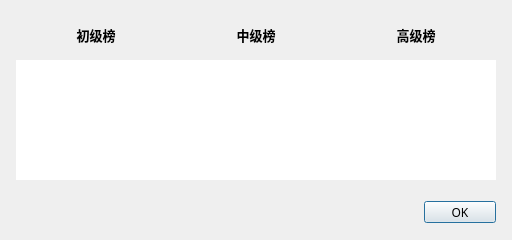
<?xml version="1.0" encoding="UTF-8"?>
<ui version="4.0">
 <class>RecordDialog</class>
 <widget class="QDialog" name="RecordDialog">
  <property name="geometry">
   <rect>
    <x>0</x>
    <y>0</y>
    <width>512</width>
    <height>240</height>
   </rect>
  </property>
  <property name="minimumSize">
   <size>
    <width>512</width>
    <height>240</height>
   </size>
  </property>
  <property name="maximumSize">
   <size>
    <width>512</width>
    <height>240</height>
   </size>
  </property>
  <property name="font">
   <font>
    <family>微软雅黑</family>
   </font>
  </property>
  <property name="windowTitle">
   <string>排行榜 Cat Weed</string>
  </property>
  <widget class="QPushButton" name="closeButton">
   <property name="geometry">
    <rect>
     <x>424</x>
     <y>201</y>
     <width>72</width>
     <height>22</height>
    </rect>
   </property>
   <property name="font">
    <font>
     <family>微软雅黑</family>
    </font>
   </property>
   <property name="text">
    <string>OK</string>
   </property>
  </widget>
  <widget class="QTableWidget" name="tableWidget1">
   <property name="geometry">
    <rect>
     <x>16</x>
     <y>60</y>
     <width>160</width>
     <height>120</height>
    </rect>
   </property>
   <property name="styleSheet">
    <string notr="true"/>
   </property>
   <property name="frameShape">
    <enum>QFrame::Shape::NoFrame</enum>
   </property>
   <property name="frameShadow">
    <enum>QFrame::Shadow::Plain</enum>
   </property>
   <property name="lineWidth">
    <number>0</number>
   </property>
   <property name="verticalScrollBarPolicy">
    <enum>Qt::ScrollBarPolicy::ScrollBarAlwaysOff</enum>
   </property>
   <property name="horizontalScrollBarPolicy">
    <enum>Qt::ScrollBarPolicy::ScrollBarAlwaysOff</enum>
   </property>
   <property name="autoScroll">
    <bool>false</bool>
   </property>
   <property name="autoScrollMargin">
    <number>0</number>
   </property>
   <property name="editTriggers">
    <set>QAbstractItemView::EditTrigger::NoEditTriggers</set>
   </property>
   <property name="tabKeyNavigation">
    <bool>false</bool>
   </property>
   <property name="showDropIndicator" stdset="0">
    <bool>false</bool>
   </property>
   <property name="dragDropOverwriteMode">
    <bool>false</bool>
   </property>
   <property name="alternatingRowColors">
    <bool>true</bool>
   </property>
   <property name="selectionMode">
    <enum>QAbstractItemView::SelectionMode::NoSelection</enum>
   </property>
   <property name="textElideMode">
    <enum>Qt::TextElideMode::ElideNone</enum>
   </property>
   <property name="verticalScrollMode">
    <enum>QAbstractItemView::ScrollMode::ScrollPerPixel</enum>
   </property>
   <property name="horizontalScrollMode">
    <enum>QAbstractItemView::ScrollMode::ScrollPerPixel</enum>
   </property>
   <property name="showGrid">
    <bool>false</bool>
   </property>
   <property name="gridStyle">
    <enum>Qt::PenStyle::NoPen</enum>
   </property>
   <property name="sortingEnabled">
    <bool>false</bool>
   </property>
   <property name="wordWrap">
    <bool>false</bool>
   </property>
   <property name="cornerButtonEnabled">
    <bool>false</bool>
   </property>
   <property name="columnCount">
    <number>2</number>
   </property>
   <attribute name="horizontalHeaderVisible">
    <bool>false</bool>
   </attribute>
   <attribute name="horizontalHeaderCascadingSectionResizes">
    <bool>false</bool>
   </attribute>
   <attribute name="horizontalHeaderMinimumSectionSize">
    <number>10</number>
   </attribute>
   <attribute name="horizontalHeaderDefaultSectionSize">
    <number>80</number>
   </attribute>
   <attribute name="horizontalHeaderHighlightSections">
    <bool>false</bool>
   </attribute>
   <attribute name="verticalHeaderVisible">
    <bool>false</bool>
   </attribute>
   <attribute name="verticalHeaderMinimumSectionSize">
    <number>24</number>
   </attribute>
   <attribute name="verticalHeaderDefaultSectionSize">
    <number>24</number>
   </attribute>
   <attribute name="verticalHeaderHighlightSections">
    <bool>false</bool>
   </attribute>
   <column/>
   <column/>
  </widget>
  <widget class="QTableWidget" name="tableWidget2">
   <property name="geometry">
    <rect>
     <x>176</x>
     <y>60</y>
     <width>160</width>
     <height>120</height>
    </rect>
   </property>
   <property name="styleSheet">
    <string notr="true"/>
   </property>
   <property name="frameShape">
    <enum>QFrame::Shape::NoFrame</enum>
   </property>
   <property name="frameShadow">
    <enum>QFrame::Shadow::Plain</enum>
   </property>
   <property name="lineWidth">
    <number>0</number>
   </property>
   <property name="verticalScrollBarPolicy">
    <enum>Qt::ScrollBarPolicy::ScrollBarAlwaysOff</enum>
   </property>
   <property name="horizontalScrollBarPolicy">
    <enum>Qt::ScrollBarPolicy::ScrollBarAlwaysOff</enum>
   </property>
   <property name="autoScroll">
    <bool>false</bool>
   </property>
   <property name="autoScrollMargin">
    <number>0</number>
   </property>
   <property name="editTriggers">
    <set>QAbstractItemView::EditTrigger::NoEditTriggers</set>
   </property>
   <property name="tabKeyNavigation">
    <bool>false</bool>
   </property>
   <property name="showDropIndicator" stdset="0">
    <bool>false</bool>
   </property>
   <property name="dragDropOverwriteMode">
    <bool>false</bool>
   </property>
   <property name="alternatingRowColors">
    <bool>true</bool>
   </property>
   <property name="selectionMode">
    <enum>QAbstractItemView::SelectionMode::NoSelection</enum>
   </property>
   <property name="textElideMode">
    <enum>Qt::TextElideMode::ElideNone</enum>
   </property>
   <property name="verticalScrollMode">
    <enum>QAbstractItemView::ScrollMode::ScrollPerPixel</enum>
   </property>
   <property name="horizontalScrollMode">
    <enum>QAbstractItemView::ScrollMode::ScrollPerPixel</enum>
   </property>
   <property name="showGrid">
    <bool>false</bool>
   </property>
   <property name="gridStyle">
    <enum>Qt::PenStyle::NoPen</enum>
   </property>
   <property name="sortingEnabled">
    <bool>false</bool>
   </property>
   <property name="wordWrap">
    <bool>false</bool>
   </property>
   <property name="cornerButtonEnabled">
    <bool>false</bool>
   </property>
   <property name="columnCount">
    <number>2</number>
   </property>
   <attribute name="horizontalHeaderVisible">
    <bool>false</bool>
   </attribute>
   <attribute name="horizontalHeaderCascadingSectionResizes">
    <bool>false</bool>
   </attribute>
   <attribute name="horizontalHeaderMinimumSectionSize">
    <number>10</number>
   </attribute>
   <attribute name="horizontalHeaderDefaultSectionSize">
    <number>80</number>
   </attribute>
   <attribute name="horizontalHeaderHighlightSections">
    <bool>false</bool>
   </attribute>
   <attribute name="verticalHeaderVisible">
    <bool>false</bool>
   </attribute>
   <attribute name="verticalHeaderDefaultSectionSize">
    <number>24</number>
   </attribute>
   <attribute name="verticalHeaderHighlightSections">
    <bool>false</bool>
   </attribute>
   <column/>
   <column/>
  </widget>
  <widget class="QTableWidget" name="tableWidget3">
   <property name="geometry">
    <rect>
     <x>336</x>
     <y>60</y>
     <width>160</width>
     <height>120</height>
    </rect>
   </property>
   <property name="styleSheet">
    <string notr="true"/>
   </property>
   <property name="frameShape">
    <enum>QFrame::Shape::NoFrame</enum>
   </property>
   <property name="frameShadow">
    <enum>QFrame::Shadow::Plain</enum>
   </property>
   <property name="lineWidth">
    <number>0</number>
   </property>
   <property name="verticalScrollBarPolicy">
    <enum>Qt::ScrollBarPolicy::ScrollBarAlwaysOff</enum>
   </property>
   <property name="horizontalScrollBarPolicy">
    <enum>Qt::ScrollBarPolicy::ScrollBarAlwaysOff</enum>
   </property>
   <property name="autoScroll">
    <bool>false</bool>
   </property>
   <property name="autoScrollMargin">
    <number>0</number>
   </property>
   <property name="editTriggers">
    <set>QAbstractItemView::EditTrigger::NoEditTriggers</set>
   </property>
   <property name="tabKeyNavigation">
    <bool>false</bool>
   </property>
   <property name="showDropIndicator" stdset="0">
    <bool>false</bool>
   </property>
   <property name="dragDropOverwriteMode">
    <bool>false</bool>
   </property>
   <property name="alternatingRowColors">
    <bool>true</bool>
   </property>
   <property name="selectionMode">
    <enum>QAbstractItemView::SelectionMode::NoSelection</enum>
   </property>
   <property name="textElideMode">
    <enum>Qt::TextElideMode::ElideNone</enum>
   </property>
   <property name="verticalScrollMode">
    <enum>QAbstractItemView::ScrollMode::ScrollPerPixel</enum>
   </property>
   <property name="horizontalScrollMode">
    <enum>QAbstractItemView::ScrollMode::ScrollPerPixel</enum>
   </property>
   <property name="showGrid">
    <bool>false</bool>
   </property>
   <property name="gridStyle">
    <enum>Qt::PenStyle::NoPen</enum>
   </property>
   <property name="sortingEnabled">
    <bool>false</bool>
   </property>
   <property name="wordWrap">
    <bool>false</bool>
   </property>
   <property name="cornerButtonEnabled">
    <bool>false</bool>
   </property>
   <property name="columnCount">
    <number>2</number>
   </property>
   <attribute name="horizontalHeaderVisible">
    <bool>false</bool>
   </attribute>
   <attribute name="horizontalHeaderCascadingSectionResizes">
    <bool>false</bool>
   </attribute>
   <attribute name="horizontalHeaderMinimumSectionSize">
    <number>10</number>
   </attribute>
   <attribute name="horizontalHeaderDefaultSectionSize">
    <number>80</number>
   </attribute>
   <attribute name="horizontalHeaderHighlightSections">
    <bool>false</bool>
   </attribute>
   <attribute name="verticalHeaderVisible">
    <bool>false</bool>
   </attribute>
   <attribute name="verticalHeaderMinimumSectionSize">
    <number>24</number>
   </attribute>
   <attribute name="verticalHeaderDefaultSectionSize">
    <number>24</number>
   </attribute>
   <attribute name="verticalHeaderHighlightSections">
    <bool>false</bool>
   </attribute>
   <column/>
   <column/>
  </widget>
  <widget class="QLabel" name="titleLabel2">
   <property name="geometry">
    <rect>
     <x>176</x>
     <y>10</y>
     <width>160</width>
     <height>50</height>
    </rect>
   </property>
   <property name="font">
    <font>
     <family>微软雅黑</family>
     <pointsize>10</pointsize>
     <bold>true</bold>
    </font>
   </property>
   <property name="text">
    <string>中级榜</string>
   </property>
   <property name="alignment">
    <set>Qt::AlignmentFlag::AlignCenter</set>
   </property>
  </widget>
  <widget class="QLabel" name="titleLabel1">
   <property name="geometry">
    <rect>
     <x>16</x>
     <y>10</y>
     <width>160</width>
     <height>50</height>
    </rect>
   </property>
   <property name="font">
    <font>
     <family>微软雅黑</family>
     <pointsize>10</pointsize>
     <bold>true</bold>
    </font>
   </property>
   <property name="text">
    <string>初级榜</string>
   </property>
   <property name="alignment">
    <set>Qt::AlignmentFlag::AlignCenter</set>
   </property>
  </widget>
  <widget class="QLabel" name="titleLabel3">
   <property name="geometry">
    <rect>
     <x>336</x>
     <y>10</y>
     <width>160</width>
     <height>50</height>
    </rect>
   </property>
   <property name="font">
    <font>
     <family>微软雅黑</family>
     <pointsize>10</pointsize>
     <bold>true</bold>
    </font>
   </property>
   <property name="text">
    <string>高级榜</string>
   </property>
   <property name="alignment">
    <set>Qt::AlignmentFlag::AlignCenter</set>
   </property>
  </widget>
  <widget class="QLabel" name="label">
   <property name="geometry">
    <rect>
     <x>-50</x>
     <y>-220</y>
     <width>600</width>
     <height>800</height>
    </rect>
   </property>
   <property name="styleSheet">
    <string notr="true">image: url(:/gifs/weedresources/resources/images/colorback.png);</string>
   </property>
   <property name="text">
    <string/>
   </property>
  </widget>
  <zorder>label</zorder>
  <zorder>closeButton</zorder>
  <zorder>tableWidget1</zorder>
  <zorder>tableWidget2</zorder>
  <zorder>tableWidget3</zorder>
  <zorder>titleLabel2</zorder>
  <zorder>titleLabel1</zorder>
  <zorder>titleLabel3</zorder>
 </widget>
 <resources/>
 <connections>
  <connection>
   <sender>closeButton</sender>
   <signal>clicked()</signal>
   <receiver>RecordDialog</receiver>
   <slot>close()</slot>
   <hints>
    <hint type="sourcelabel">
     <x>574</x>
     <y>265</y>
    </hint>
    <hint type="destinationlabel">
     <x>319</x>
     <y>149</y>
    </hint>
   </hints>
  </connection>
 </connections>
</ui>
